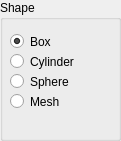
      <widget class="QGroupBox" name="groupBox_shape_col">
       <property name="geometry">
        <rect>
         <x>240</x>
         <y>260</y>
         <width>121</width>
         <height>141</height>
        </rect>
       </property>
       <property name="title">
        <string>Shape</string>
       </property>
       <widget class="QRadioButton" name="radioButton_box_col">
        <property name="geometry">
         <rect>
          <x>10</x>
          <y>30</y>
          <width>112</width>
          <height>23</height>
         </rect>
        </property>
        <property name="text">
         <string>Box</string>
        </property>
        <property name="checked">
         <bool>true</bool>
        </property>
       </widget>
       <widget class="QRadioButton" name="radioButton_cylinder_col">
        <property name="geometry">
         <rect>
          <x>10</x>
          <y>50</y>
          <width>112</width>
          <height>23</height>
         </rect>
        </property>
        <property name="text">
         <string>Cylinder</string>
        </property>
       </widget>
       <widget class="QRadioButton" name="radioButton_sphere_col">
        <property name="geometry">
         <rect>
          <x>10</x>
          <y>70</y>
          <width>112</width>
          <height>23</height>
         </rect>
        </property>
        <property name="text">
         <string>Sphere</string>
        </property>
       </widget>
       <widget class="QRadioButton" name="radioButton_mesh_col">
        <property name="geometry">
         <rect>
          <x>10</x>
          <y>90</y>
          <width>112</width>
          <height>23</height>
         </rect>
        </property>
        <property name="text">
         <string>Mesh</string>
        </property>
       </widget>
      </widget>
